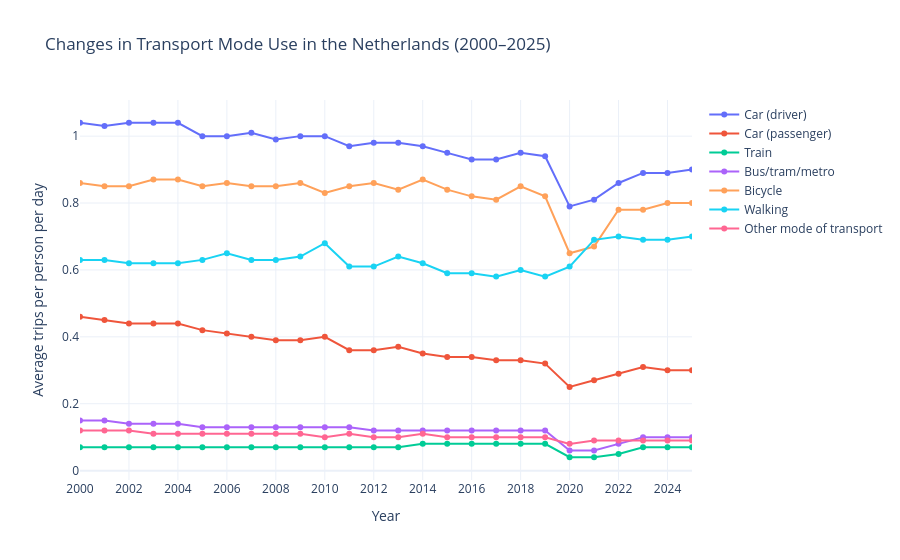

Notebook cell for this chart:
### Code cell
import pandas as pd
import matplotlib.pyplot as plt
import numpy as np
import plotly.graph_objects as go


# Read the dataset
df = pd.read_csv('../Data_age_research/2_Mobility_per_person_by_transport_mode_and_purpose_(84710NED).csv',
    sep=";",
    skiprows=5,
    header=[0, 1, 2, 3],
    decimal=",",
    na_values=[".", ""]
)

# Select each transport mode for the total population
# and all travel purposes
columns = [
    col for col in df.columns
    if col[0] == "Total"
    and col[1] != "Total"
    and col[2] == "Total"
    and col[3] == "number"
]

# Extract the years
years = pd.to_numeric(
    df.iloc[:, 0].astype(str).str.replace("*", "", regex=False),
    errors="coerce"
)

# Keep the years 2000–2025
mask = years.between(2000, 2025)


fig = go.Figure()

for col in columns:
    fig.add_trace(
        go.Scatter(
            x=years[mask],
            y=pd.to_numeric(df.loc[mask, col], errors="coerce"),
            mode="lines+markers",
            name=str(col[1]),
            hovertemplate=(
                "Year: %{x}<br>"
                "Transport mode: " + str(col[1]) + "<br>"
                "Average trips per person per day: %{y:.3f}"
                "<extra></extra>"
            )
        )
    )

fig.update_layout(
    title="Changes in Transport Mode Use in the Netherlands (2000–2025)",
    xaxis_title="Year",
    yaxis_title="Average trips per person per day",
    hovermode="closest",
    template="plotly_white"
)

fig.update_xaxes(
    range=[2000, 2025],
    dtick=2
)

fig.show()

### Figure 1 — Plotly figure (JSON) as saved in the notebook; plotly's stock layout.template omitted (floating-point values rounded to 4 significant figures)
{"data": [{"hovertemplate": "Year: %{x}<br>Transport mode: Car (driver)<br>Average trips per person per day: %{y:.3f}<extra></extra>", "mode": "lines+markers", "name": "Car (driver)", "type": "scatter", "x": [2000.0, 2001.0, 2002.0, 2003.0, 2004.0, 2005.0, 2006.0, 2007.0, 2008.0, 2009.0, 2010.0, 2011.0, 2012.0, 2013.0, 2014.0, 2015.0, 2016.0, 2017.0, 2018.0, 2019.0, 2020.0, 2021.0, 2022.0, 2023.0, 2024.0, 2025.0], "y": [1.04, 1.03, 1.04, 1.04, 1.04, 1.0, 1.0, 1.01, 0.99, 1.0, 1.0, 0.97, 0.98, 0.98, 0.97, 0.95, 0.93, 0.93, 0.95, 0.94, 0.79, 0.81, 0.86, 0.89, 0.89, 0.9]}, {"hovertemplate": "Year: %{x}<br>Transport mode: Car (passenger)<br>Average trips per person per day: %{y:.3f}<extra></extra>", "mode": "lines+markers", "name": "Car (passenger)", "type": "scatter", "x": [2000.0, 2001.0, 2002.0, 2003.0, 2004.0, 2005.0, 2006.0, 2007.0, 2008.0, 2009.0, 2010.0, 2011.0, 2012.0, 2013.0, 2014.0, 2015.0, 2016.0, 2017.0, 2018.0, 2019.0, 2020.0, 2021.0, 2022.0, 2023.0, 2024.0, 2025.0], "y": [0.46, 0.45, 0.44, 0.44, 0.44, 0.42, 0.41, 0.4, 0.39, 0.39, 0.4, 0.36, 0.36, 0.37, 0.35, 0.34, 0.34, 0.33, 0.33, 0.32, 0.25, 0.27, 0.29, 0.31, 0.3, 0.3]}, {"hovertemplate": "Year: %{x}<br>Transport mode: Train<br>Average trips per person per day: %{y:.3f}<extra></extra>", "mode": "lines+markers", "name": "Train", "type": "scatter", "x": [2000.0, 2001.0, 2002.0, 2003.0, 2004.0, 2005.0, 2006.0, 2007.0, 2008.0, 2009.0, 2010.0, 2011.0, 2012.0, 2013.0, 2014.0, 2015.0, 2016.0, 2017.0, 2018.0, 2019.0, 2020.0, 2021.0, 2022.0, 2023.0, 2024.0, 2025.0], "y": [0.07, 0.07, 0.07, 0.07, 0.07, 0.07, 0.07, 0.07, 0.07, 0.07, 0.07, 0.07, 0.07, 0.07, 0.08, 0.08, 0.08, 0.08, 0.08, 0.08, 0.04, 0.04, 0.05, 0.07, 0.07, 0.07]}, {"hovertemplate": "Year: %{x}<br>Transport mode: Bus/tram/metro<br>Average trips per person per day: %{y:.3f}<extra></extra>", "mode": "lines+markers", "name": "Bus/tram/metro", "type": "scatter", "x": [2000.0, 2001.0, 2002.0, 2003.0, 2004.0, 2005.0, 2006.0, 2007.0, 2008.0, 2009.0, 2010.0, 2011.0, 2012.0, 2013.0, 2014.0, 2015.0, 2016.0, 2017.0, 2018.0, 2019.0, 2020.0, 2021.0, 2022.0, 2023.0, 2024.0, 2025.0], "y": [0.15, 0.15, 0.14, 0.14, 0.14, 0.13, 0.13, 0.13, 0.13, 0.13, 0.13, 0.13, 0.12, 0.12, 0.12, 0.12, 0.12, 0.12, 0.12, 0.12, 0.06, 0.06, 0.08, 0.1, 0.1, 0.1]}, {"hovertemplate": "Year: %{x}<br>Transport mode: Bicycle<br>Average trips per person per day: %{y:.3f}<extra></extra>", "mode": "lines+markers", "name": "Bicycle", "type": "scatter", "x": [2000.0, 2001.0, 2002.0, 2003.0, 2004.0, 2005.0, 2006.0, 2007.0, 2008.0, 2009.0, 2010.0, 2011.0, 2012.0, 2013.0, 2014.0, 2015.0, 2016.0, 2017.0, 2018.0, 2019.0, 2020.0, 2021.0, 2022.0, 2023.0, 2024.0, 2025.0], "y": [0.86, 0.85, 0.85, 0.87, 0.87, 0.85, 0.86, 0.85, 0.85, 0.86, 0.83, 0.85, 0.86, 0.84, 0.87, 0.84, 0.82, 0.81, 0.85, 0.82, 0.65, 0.67, 0.78, 0.78, 0.8, 0.8]}, {"hovertemplate": "Year: %{x}<br>Transport mode: Walking<br>Average trips per person per day: %{y:.3f}<extra></extra>", "mode": "lines+markers", "name": "Walking", "type": "scatter", "x": [2000.0, 2001.0, 2002.0, 2003.0, 2004.0, 2005.0, 2006.0, 2007.0, 2008.0, 2009.0, 2010.0, 2011.0, 2012.0, 2013.0, 2014.0, 2015.0, 2016.0, 2017.0, 2018.0, 2019.0, 2020.0, 2021.0, 2022.0, 2023.0, 2024.0, 2025.0], "y": [0.63, 0.63, 0.62, 0.62, 0.62, 0.63, 0.65, 0.63, 0.63, 0.64, 0.68, 0.61, 0.61, 0.64, 0.62, 0.59, 0.59, 0.58, 0.6, 0.58, 0.61, 0.69, 0.7, 0.69, 0.69, 0.7]}, {"hovertemplate": "Year: %{x}<br>Transport mode: Other mode of transport<br>Average trips per person per day: %{y:.3f}<extra></extra>", "mode": "lines+markers", "name": "Other mode of transport", "type": "scatter", "x": [2000.0, 2001.0, 2002.0, 2003.0, 2004.0, 2005.0, 2006.0, 2007.0, 2008.0, 2009.0, 2010.0, 2011.0, 2012.0, 2013.0, 2014.0, 2015.0, 2016.0, 2017.0, 2018.0, 2019.0, 2020.0, 2021.0, 2022.0, 2023.0, 2024.0, 2025.0], "y": [0.12, 0.12, 0.12, 0.11, 0.11, 0.11, 0.11, 0.11, 0.11, 0.11, 0.1, 0.11, 0.1, 0.1, 0.11, 0.1, 0.1, 0.1, 0.1, 0.1, 0.08, 0.09, 0.09, 0.09, 0.09, 0.09]}], "layout": {"hovermode": "closest", "title": {"text": "Changes in Transport Mode Use in the Netherlands (2000–2025)"}, "xaxis": {"dtick": 2, "range": [2000, 2025], "title": {"text": "Year"}}, "yaxis": {"title": {"text": "Average trips per person per day"}}}}
